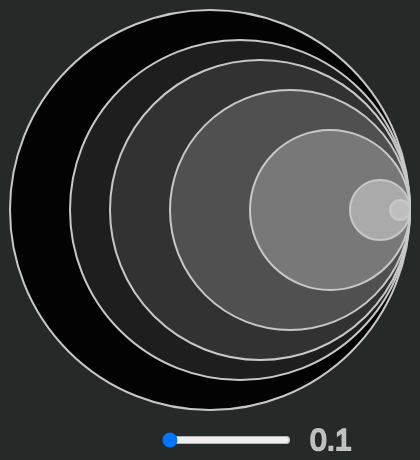
Frame 1 (no input)
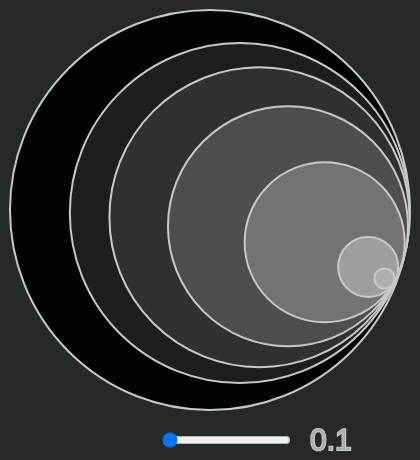
Frame 60 (no input)
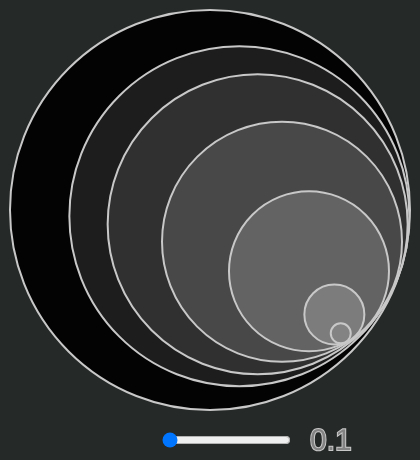
Frame 120 (the mouse pressed at the canvas centre since frame 60)

The p5.js sketch that drew these frames (run headless with seeded random() and noise() and a simulated clock; from frame 60 on, the mouse is pressed at the canvas centre):

// p5.js sketch
// ── sketch.js
let angle  =  0;
let slides; 

function setup() {
  createCanvas(420, 460);
  angleMode(DEGREES);
  slides = createSlider(0.1,10,0.1,0.1);
  slides.position(160,430)
}

function draw() {
  background("#252927");
  noFill()
  translate(210,210);
  strokeWeight(2)
  stroke(200)
  let  x = 30 * cos(angle); 
  let  y = 30 * sin(angle);
  fill(3)
  let x1 = x + 20 * cos(angle * 2);
  let y1 = y + 20 * sin(angle * 2);
  let x2 = x1 + 30 * cos(angle * 3) ;
  let y2 = y1 + 30 * sin(angle * 3) ; 
  let x3 = x2 + 40 * cos(angle  * 4); 
  let y3 = y2 + 40 * sin(angle  * 4) ; 
  let x4 = x3 + 50 * cos(angle * 5);
  let y4 = y3 + 50 * sin(angle * 5);
  let x5 = x4 + 20 * cos(angle * 6);
  let y5 = y4 + 20 * sin(angle * 6);
  
  ellipse(0,0,400);
  fill(x)
  ellipse(x,y,340);
  fill(x1)
  ellipse(x1,y1,300);
  fill(x2)
  ellipse(x2,y2,240);
  fill(x3)
  ellipse(x3,y3,160);
  fill( x4 )
  ellipse(x4,y4,60);
  fill(x5)
  ellipse(x5,y5,20)
  angle+=slides.value()
  textSize(30)
  text(slides.value(),100,240)


}
